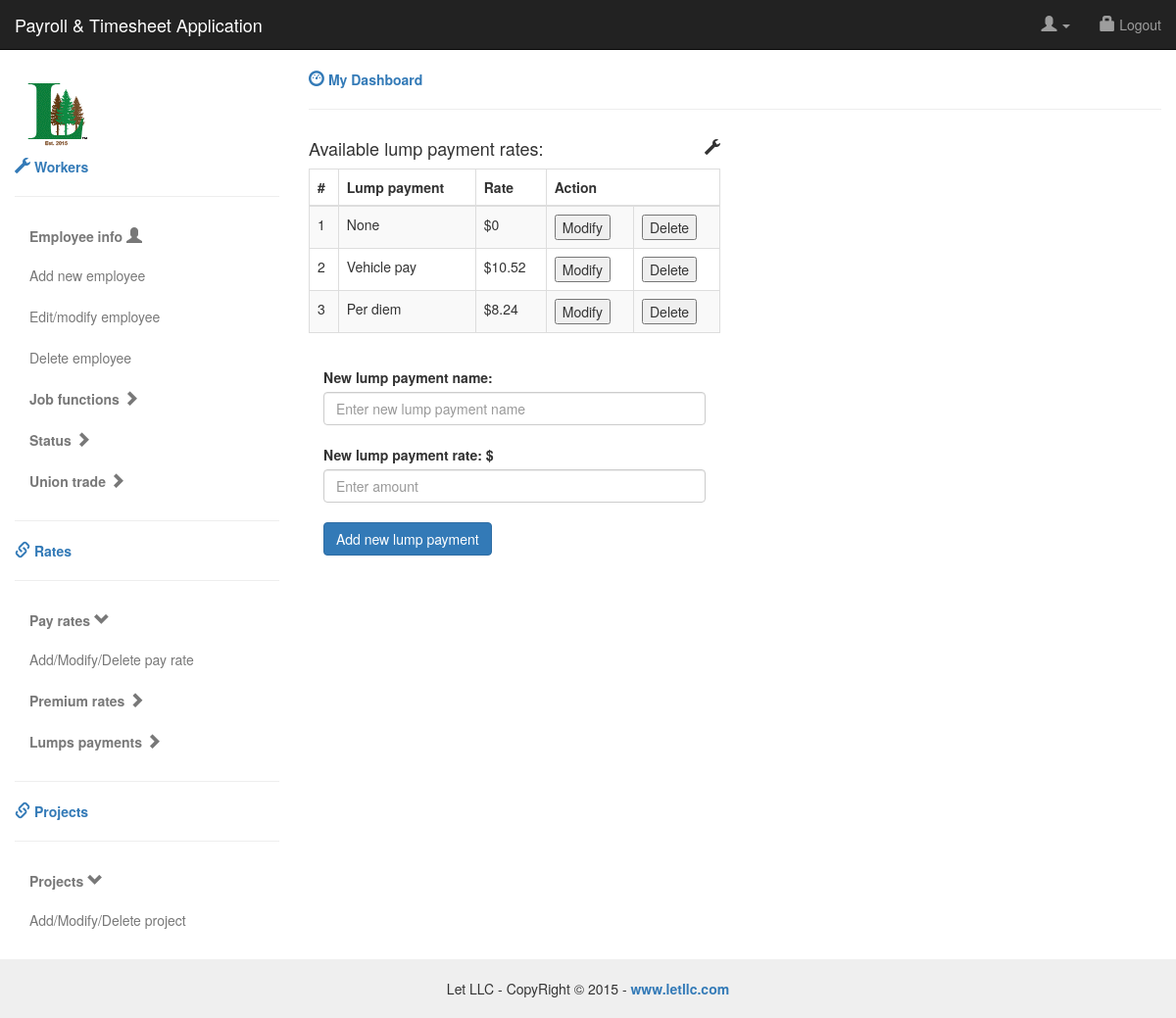
/add_lump_payment_table.php, run on the app's committed database.
### tables this page shows
CREATE TABLE `daily_lump_sum_rate` (
  `daily_lump_sum_rate_id` int(11) NOT NULL AUTO_INCREMENT,
  `daily_lump_sum_type` varchar(45) DEFAULT NULL,
  `daily_lump_sum_amount` varchar(45) DEFAULT NULL,
  PRIMARY KEY (`daily_lump_sum_rate_id`)
);

### add_lump_payment_table.php (the view, shortened to what this page needs)
<!DOCTYPE html>
<html lang="en">
	<head>
		<link href="css/styles.css" rel="stylesheet">
                <link href="css/bootstrap.min.css" rel="stylesheet">
                <link href="http://maxcdn.bootstrapcdn.com/bootstrap/3.2.0/css/bootstrap.min.css" rel="stylesheet" type="text/css" />
                <link href="http://cdnjs.cloudflare.com/ajax/libs/bootstrap-datepicker/1.3.0/css/datepicker.css" rel="stylesheet" type="text/css" />
		<link href="css/styles.css" rel="stylesheet">
	</head>
	<body>
<div id="top-nav" class="navbar navbar-inverse navbar-static-top">
    <div class="container-fluid">
        <div class="navbar-header">
            <a class="navbar-brand" href="#">Payroll & Timesheet Application</a>
        </div>
        <div class="navbar-collapse collapse">
            <ul class="nav navbar-nav navbar-right">
                <li class="dropdown">
                    <a class="dropdown-toggle" role="button" data-toggle="dropdown" href="#"><i class="glyphicon glyphicon-user"></i> <?php echo $_SESSION['user_id']; ?> <span class="caret"></span></a>
                </li>
                <li><a href="#"><i class="glyphicon glyphicon-lock"></i> Logout</a></li>
            </ul>
        </div>
    </div>
</div>
<div class="container-fluid">
    <div class="row">
        <div class="col-sm-3">
            <img src="let-logo.png" /><br/>
            <a href="#"><strong><i class="glyphicon glyphicon-wrench"></i> Workers</strong></a>
            <hr>
            <ul class="nav nav-stacked">
                <li class="nav-header"> <a href="#" data-toggle="collapse" data-target="#menu1"><strong>Employee info</strong> <i class="glyphicon glyphicon-user"></i></a>
                    <ul class="nav nav-stacked collapse in" id="menu1">
                        <li class="active"> <a href="add_employee_form.php">Add new employee</a></li>
                        <li class="active"> <a href="edit_employee_table.php">Edit/modify employee</a></li>
                        <li class="active"> <a href="delete_employee_table.php">Delete employee</a></li>
                    </ul>
                </li>
                <li class="nav-header"> <a href="#" data-toggle="collapse" data-target="#menu2"><strong>Job functions</strong> <i class="glyphicon glyphicon-chevron-right"></i></a>
                </li>
                <li class="nav-header">
                    <a href="#" data-toggle="collapse" data-target="#menu3"><strong>Status</strong> <i class="glyphicon glyphicon-chevron-right"></i></a>
                </li>
                <li class="nav-header">
                    <a href="#" data-toggle="collapse" data-target="#menu4"><strong>Union trade</strong> <i class="glyphicon glyphicon-chevron-right"></i></a>
                </li>
            </ul>
            <hr>
            <a href="#"><strong><i class="glyphicon glyphicon-link"></i> Rates</strong></a>
            <hr>
            <ul class="nav nav-stacked">
                <li class="nav-header"> <a href="#" data-toggle="collapse" data-target="#menu5"><strong>Pay rates</strong> <i class="glyphicon glyphicon-chevron-down"></i></a>
                    <ul class="nav nav-stacked collapse in" id="menu5">
                        <li class="active"> <a href="add_pay_rate_table.php">Add/Modify/Delete pay rate</a></li>
                    </ul>
                </li>
                <li class="nav-header"> <a href="#" data-toggle="collapse" data-target="#menu6"><strong>Premium rates</strong> <i class="glyphicon glyphicon-chevron-right"></i></a>
                </li>
                <li class="nav-header">
                    <a href="#" data-toggle="collapse" data-target="#menu7"><strong>Lumps payments</strong> <i class="glyphicon glyphicon-chevron-right"></i></a>
                </li>
            </ul>
           <hr>
            <a href="#"><strong><i class="glyphicon glyphicon-link"></i> Projects</strong></a>
            <hr>
            <ul class="nav nav-stacked">
                <li class="nav-header"> <a href="#" data-toggle="collapse" data-target="#menu5"><strong>Projects</strong> <i class="glyphicon glyphicon-chevron-down"></i></a>
                    <ul class="nav nav-stacked collapse in" id="menu5">
                        <li class="active"> <a href="add_project_table.php">Add/Modify/Delete project</a></li>
                    </ul>
                </li>
            </ul>
        </div>
        <div class="col-sm-9">
            <a href="dashboard.php"><strong><i class="glyphicon glyphicon-dashboard"></i> My Dashboard</strong></a>
            <hr>
            <div class="row">
                <div class="col-md-6">
                    <div class="panel-title">
                        <i class="glyphicon glyphicon-wrench pull-right"></i>
                                <h4>Available lump payment rates:</h4>
                    </div>
                    <table class="table table-striped table-bordered table-hover">
                            <thead>
                                <tr>
                                    <th>#</th>
                                    <th>Lump payment</th>
                                    <th>Rate</th>
                                    <th  colspan="2">Action</th>
                                </tr>
                            </thead>
                            <tbody>
                                <?php
                                $result = mysql_query("SELECT *
                                                       FROM daily_lump_sum_rate");
                                $counter = 0;
                                            while($row = mysql_fetch_array($result, MYSQL_ASSOC))
                                            {
                                                ++$counter;
                                ?>
                                <tr>
                                    <td><?php echo $counter; ?></td>
                                    <td><?php echo "{$row['daily_lump_sum_type']} <br>"; ?></td>
                                    <td><?php echo "$"."{$row['daily_lump_sum_amount']} <br>"; ?></td>
                                    <td>
                                        <form id="modify" action="edit_lump_payment_form.php" method="post">
                                            <input name="modify_status" type="submit" value="Modify">
                                        </form>
                                    </td>
                                    <td>
                                        <form class="delete" action="delete_lump_payment_form.php" method="post">
                                            <input  type="submit" value="Delete">
                                        </form>
                                    </td>
                                </tr>
                                   <?php
                                            }
                                        ?>
                            </tbody>
                        </table>
                         <div class="panel-body">
                             <form action="add_lump_payment_form.php" class="form form-vertical" method="post">
                                <div class="control-group">
                                    <label>New lump payment name:</label>
                                    <div class="controls">
                                        <input name="new_lump_payment_name" type="text" class="form-control" placeholder="Enter new lump payment name">
                                    </div>
                                    <br />
                                    <label>New lump payment rate: $</label>
                                    <div class="controls">
                                        <input name="new_lump_payment_rate" type="text" class="form-control" placeholder="Enter amount">
                                    </div>
                                    <br />
                                    <div class="controls">
                                        <button type="submit" class="btn btn-primary">
                                            Add new lump payment
                                        </button>
                                    </div>
                                </div>
                            </form>
                         </div>
                    </div>
                </div>
            </div>
        </div>
    </div>
<footer class="text-center">Let LLC - CopyRight © 2015 - <a href="http://www.letllc.com"><strong>www.letllc.com</strong></a></footer>
	</body>
</html>

### css/styles.css (style rules this page uses)
.navbar-static-top { margin-bottom:20px; }
i { font-size:16px; }
.nav > li > a { color:#787878; }
footer { margin-top:20px; padding-top:20px; padding-bottom:20px; background-color:#efefef; }

### data on the page
daily_lump_sum_rate: daily_lump_sum_type "None", daily_lump_sum_amount "0"
daily_lump_sum_rate: daily_lump_sum_type "Vehicle pay", daily_lump_sum_amount "10.52"
daily_lump_sum_rate: daily_lump_sum_type "Per diem", daily_lump_sum_amount "8.24"
